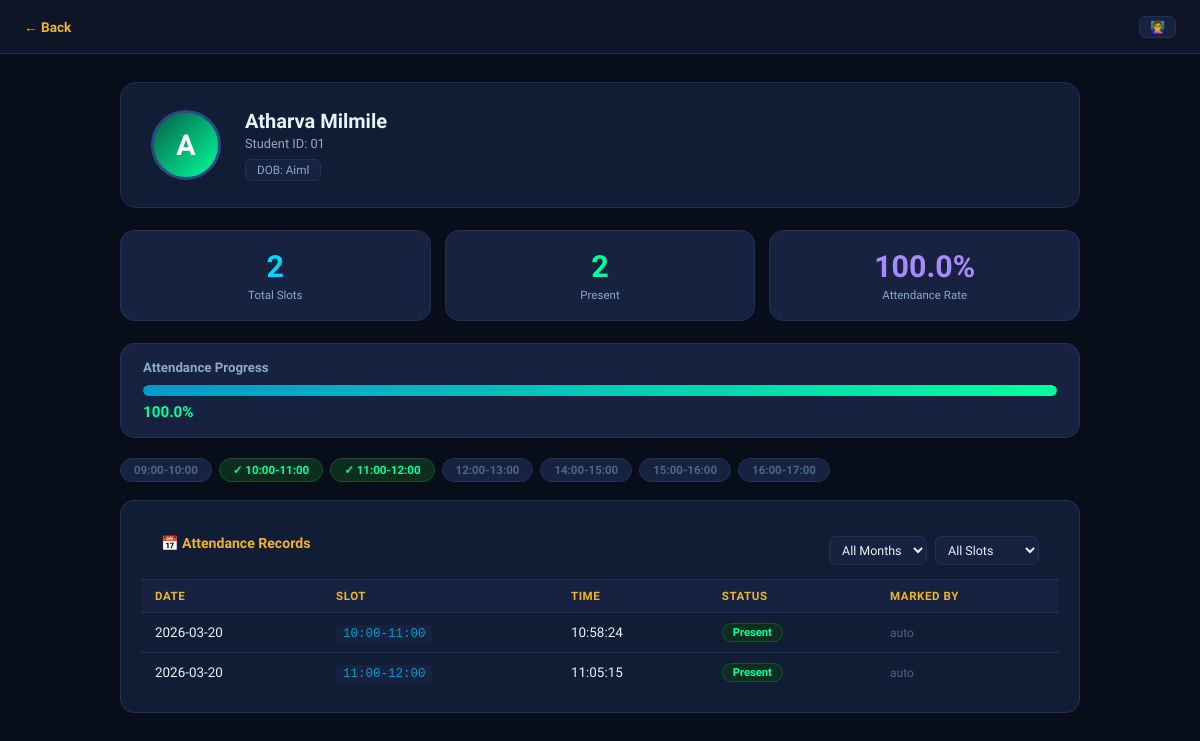
The app's page /teacher/student/01 (signed in), older data.
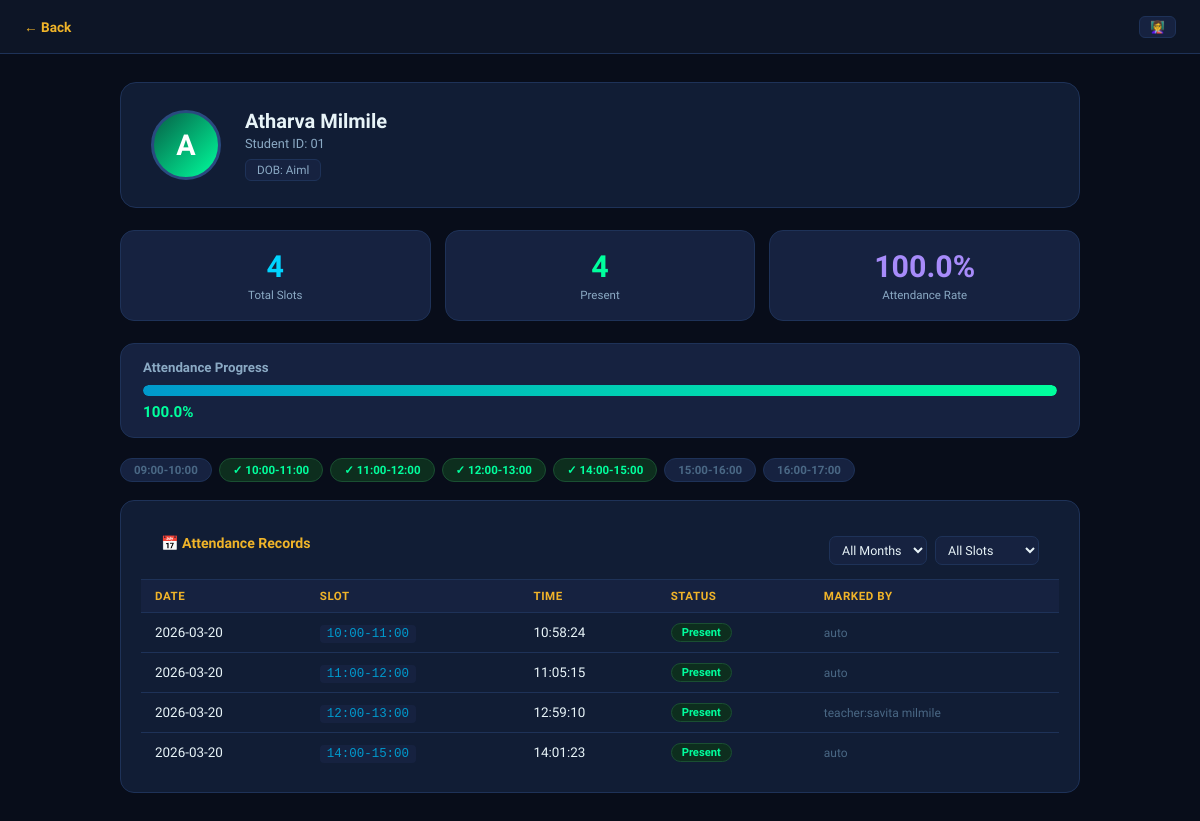
The same page, newer data.
### tables this page shows
CREATE TABLE students (
            id          INTEGER PRIMARY KEY AUTOINCREMENT,
            student_id  TEXT    UNIQUE NOT NULL,
            name        TEXT    NOT NULL,
            encoding    BLOB    NOT NULL,
            registered_at TIMESTAMP DEFAULT CURRENT_TIMESTAMP
        , class_branch TEXT NOT NULL DEFAULT '', dob TEXT NOT NULL DEFAULT '', photo_path TEXT DEFAULT '', class_name TEXT DEFAULT '', branch TEXT DEFAULT '');

CREATE TABLE attendance (
            id          INTEGER PRIMARY KEY AUTOINCREMENT,
            student_id  TEXT    NOT NULL,
            name        TEXT    NOT NULL,
            date        TEXT    NOT NULL,
            time        TEXT    NOT NULL,
            marked_at   TIMESTAMP DEFAULT CURRENT_TIMESTAMP, session TEXT NOT NULL DEFAULT 'Morning', status TEXT NOT NULL DEFAULT 'Present', slot TEXT NOT NULL DEFAULT '', marked_by TEXT DEFAULT 'auto',
            FOREIGN KEY (student_id) REFERENCES students(student_id)
        );

### app.py (the view)
@app.route("/teacher/student/<sid>")
@require_role("teacher", "admin")
def teacher_student_profile(sid):
    student = database.get_student_by_id(sid)
    if not student: return "Student not found", 404
    records     = database.get_student_attendance(sid)
    summary     = database.get_student_summary(sid)
    slots       = database.get_slots()
    today       = date.today().strftime("%Y-%m-%d")
    today_slots = {r.get("slot","") for r in records if r["date"] == today}
    months      = sorted({r["date"][:7] for r in records}, reverse=True)
    return render_template("teacher/student_profile.html",
        student      = student, records=records, summary=summary,
        slots        = slots,   today_slots=today_slots, months=months,
        teacher_name = session.get("name",""),
        back_url     = url_for("teacher_dashboard") if session.get("role")=="teacher"
                       else url_for("admin_dashboard"))

### app.py (called while the page is built)
def require_role(*roles):
    from functools import wraps
    def decorator(f):
        @wraps(f)
        def wrapped(*args, **kwargs):
            if "role" not in session or session["role"] not in roles:
                if request.headers.get("X-Requested-With") == "XMLHttpRequest" \
                   or request.is_json \
                   or request.method == "POST":
                    return jsonify({"ok": False, "msg": "Session expired. Please log in again."}), 401
                return redirect(url_for("login"))
            return f(*args, **kwargs)
        return wrapped
    return decorator

### database.py (called while the page is built)
def get_connection():
    os.makedirs("data", exist_ok=True)
    conn = sqlite3.connect(DB_PATH)
    conn.row_factory = sqlite3.Row
    return conn

def get_slots() -> list:
    s = get_all_settings()
    from datetime import datetime, timedelta
    fmt = "%H:%M"
    cur = datetime.strptime(s.get("day_start", "09:00"), fmt)
    end = datetime.strptime(s.get("day_end",   "17:00"), fmt)
    b_s = datetime.strptime(s.get("break_start","13:00"), fmt)
    b_e = datetime.strptime(s.get("break_end",  "14:00"), fmt)
    delta = timedelta(minutes=int(s.get("slot_duration", "60")))
    slots = []
    while cur < end:
        nxt = min(cur + delta, end)
        if cur >= b_e or nxt <= b_s:
            slots.append({"label": f"{cur.strftime(fmt)}-{nxt.strftime(fmt)}",
                          "start": cur.strftime(fmt), "end": nxt.strftime(fmt)})
        cur = nxt
    return slots

def get_all_settings() -> dict:
    conn = get_connection(); c = conn.cursor()
    c.execute("SELECT key,value FROM settings")
    rows = c.fetchall(); conn.close()
    return {r["key"]: r["value"] for r in rows}

def get_student_by_id(student_id) -> dict | None:
    conn = get_connection(); c = conn.cursor()
    c.execute("SELECT student_id,name,class_name,branch,dob,registered_at FROM students WHERE student_id=?",
              (str(student_id),))
    row = c.fetchone(); conn.close()
    return dict(row) if row else None

def get_student_attendance(student_id) -> list:
    conn = get_connection(); c = conn.cursor()
    c.execute("SELECT date,time,slot,status,marked_by FROM attendance WHERE student_id=? ORDER BY date DESC,slot",
              (str(student_id),))
    rows = c.fetchall(); conn.close(); return [dict(r) for r in rows]

### templates/teacher/student_profile.html (shortened to what this page needs)
<!DOCTYPE html>
<html lang="en">
<head>
<link rel="stylesheet" href="/static/css/shared.css">
</head>
<body>
<div class="topbar2">
  <a href="{{ back_url }}" class="back">← Back</a>
  <span style="background:var(--glass2);border:1px solid var(--border);border-radius:6px;
    padding:3px 10px;font-size:.75rem;color:var(--warning)">👩‍🏫 {{ teacher_name }}</span>
</div>
<div class="container">
  <div class="profile-card">
    <div class="avatar">{{ student.name[0]|upper }}</div>
    <div class="pi">
      <h2>{{ student.name }}</h2>
      <p>Student ID: {{ student.student_id }}</p>
      <div class="tags">
        <span class="tag">DOB: {{ student.dob or '—' }}</span>
      </div>
    </div>
  </div>
  <div class="stats cols3">
    <div class="sc c-cyan"><div class="num">{{ summary.total }}</div><div class="lbl">Total Slots</div></div>
    <div class="sc c-green"><div class="num">{{ summary.present }}</div><div class="lbl">Present</div></div>
    <div class="sc c-purple"><div class="num">{{ summary.percentage }}%</div><div class="lbl">Attendance Rate</div></div>
  </div>
  <div class="pbar-wrap">
    <h3>Attendance Progress</h3>
    <div class="pbar-track"><div class="pbar-fill" id="pb" style="width:0%"></div></div>
    <div class="pbar-lbl">{{ summary.percentage }}%</div>
  </div>
  {% if slots %}
  <div class="chips">
    {% for s in slots %}
    <div class="chip {{ 'hit' if s.label in today_slots else '' }}">
      {{ '✓ ' if s.label in today_slots else '' }}{{ s.label }}
    </div>
    {% endfor %}
  </div>
  {% endif %}
  <div class="card">
    <div class="ch">
      <h3>📅 Attendance Records</h3>
      <div style="display:flex;gap:8px">
        <select id="f-month" onchange="filterRows()" style="padding:5px 8px;background:var(--glass2);
          border:1px solid var(--border);border-radius:7px;color:var(--text);font-family:'Sora',sans-serif;font-size:.78rem;outline:none">
          <option value="">All Months</option>
        </select>
        <select id="f-slot" onchange="filterRows()" style="padding:5px 8px;background:var(--glass2);
          border:1px solid var(--border);border-radius:7px;color:var(--text);font-family:'Sora',sans-serif;font-size:.78rem;outline:none">
          <option value="">All Slots</option>
        </select>
      </div>
    </div>
    <div class="tbl-wrap"><table>
      <thead><tr><th style="color:var(--warning)">DATE</th><th style="color:var(--warning)">SLOT</th><th style="color:var(--warning)">TIME</th><th style="color:var(--warning)">STATUS</th><th style="color:var(--warning)">MARKED BY</th></tr></thead>
      <tbody id="rec-body">
        {% for rec in records %}
        <tr data-month="{{ rec.date[:7] }}" data-slot="{{ rec.slot or '' }}">
          <td>{{ rec.date }}</td>
          <td><span class="slot-code">{{ rec.slot or '—' }}</span></td>
          <td>{{ rec.time }}</td>
          <td><span class="bp">Present</span></td>
          <td style="color:var(--text3);font-size:.75rem">{{ rec.marked_by or 'auto' }}</td>
        </tr>
        {% else %}
        <tr><td colspan="5" style="text-align:center;color:var(--text3);padding:40px">No records yet.</td></tr>
        {% endfor %}
      </tbody>
    </table></div>
  </div>
</div>
</body>
</html>

### static/css/shared.css (style rules this page uses)
*,*::before,*::after { box-sizing:border-box;margin:0;padding:0 }
:root { --bg:#080d1a;--surface:#0d1526;--glass:#111d35;--glass2:#162240; --border:#1e3258;--border2:#2a4a7f; --accent:#00d4ff;--accent2:#0099cc; --danger:#ff4d6d;--success:#00ff9d;--warning:#f0b429;--purple:#7c3aed; --text:#e8f4f8;--text2:#8baac4;--text3:#4a6885; }
body { font-family:'Sora',sans-serif;background:var(--bg);color:var(--text);display:flex;min-height:100vh; }
.stats { display:grid;gap:14px;margin-bottom:22px; }
.stats.cols3 { grid-template-columns:repeat(3,1fr); }
.sc { background:var(--glass2);border:1px solid var(--border);border-radius:14px;padding:18px 20px;text-align:center; }
.sc .num { font-size:1.9rem;font-weight:700; }
.sc .lbl { font-size:.72rem;color:var(--text2);margin-top:4px; }
.c-cyan .num { color:var(--accent); }
.c-green .num { color:var(--success); }
.c-purple .num { color:#a78bfa; }
.card { background:var(--glass);border:1px solid var(--border);border-radius:14px;padding:20px;margin-bottom:18px; }
.card h3 { font-size:.9rem;font-weight:600;margin-bottom:14px; }
.tbl-wrap { overflow-x:auto; }
table { width:100%;border-collapse:collapse; }
thead th { padding:9px 14px;text-align:left;font-size:.72rem;font-weight:600;letter-spacing:.05em; background:var(--glass2);border-bottom:1px solid var(--border); }
tbody tr { border-bottom:1px solid var(--border);transition:background .15s; }
tbody tr:last-child { border-bottom:none; }
tbody td { padding:10px 14px;font-size:.84rem; }
.bp { display:inline-block;padding:2px 10px;border-radius:99px;font-size:.7rem;font-weight:600; background:#0d2e1e;color:var(--success);border:1px solid #1a4f32; }
.slot-code { font-family:monospace;font-size:.78rem;background:var(--glass2); border-radius:4px;padding:2px 7px;color:var(--accent2); }
.pbar-wrap { background:var(--glass2);border:1px solid var(--border);border-radius:14px;padding:16px 22px;margin-bottom:20px; }
.pbar-wrap h3 { font-size:.83rem;color:var(--text2);margin-bottom:10px; }
.pbar-track { background:var(--glass);border-radius:99px;height:11px;overflow:hidden; }
.pbar-fill { height:100%;border-radius:99px;background:linear-gradient(90deg,var(--accent2),var(--success)); transition:width 1s cubic-bezier(.4,0,.2,1); }
.pbar-lbl { font-size:.95rem;font-weight:700;color:var(--success);margin-top:7px; }
.chips { display:flex;gap:7px;flex-wrap:wrap;margin-bottom:18px; }
.chip { padding:4px 13px;border-radius:99px;font-size:.72rem;font-weight:600;white-space:nowrap; border:1px solid var(--border);background:var(--glass2);color:var(--text3); }
.chip.hit { background:#0d2e1e;color:var(--success);border-color:#1a4f32; }

### templates/teacher/student_profile.html (style rules this page uses)
body { display:block; }
.topbar2 { background:var(--surface);border-bottom:1px solid var(--border); padding:0 24px;height:54px;display:flex;align-items:center; justify-content:space-between;position:sticky;top:0;z-index:50; }
.back { color:var(--warning);text-decoration:none;font-size:.85rem;font-weight:600; }
.container { max-width:1000px;margin:0 auto;padding:28px 20px; }
.profile-card { background:var(--glass);border:1px solid var(--border);border-radius:16px; padding:26px 30px;display:flex;align-items:center;gap:24px;margin-bottom:22px; }
.avatar { width:70px;height:70px;border-radius:50%; background:linear-gradient(135deg,#065f46,var(--success)); display:flex;align-items:center;justify-content:center; font-size:1.8rem;font-weight:700;color:#fff;flex-shrink:0;border:3px solid var(--border2); }
.pi h2 { font-size:1.25rem;font-weight:700; }
.pi p { font-size:.8rem;color:var(--text2);margin-top:3px; }
.tags { display:flex;gap:8px;margin-top:8px;flex-wrap:wrap; }
.tag { background:var(--glass2);border:1px solid var(--border);border-radius:6px; padding:3px 11px;font-size:.73rem;color:var(--text2); }
.card { background:var(--glass);border:1px solid var(--border);border-radius:14px;overflow:hidden;margin-bottom:18px; }
.ch { padding:14px 20px;border-bottom:1px solid var(--border); display:flex;align-items:center;justify-content:space-between;flex-wrap:wrap;gap:8px; }
.ch h3 { font-size:.88rem;font-weight:600;color:var(--warning); }

Row changes from the older to the newer data that the page shows:
added attendance: date "2026-03-20", slot "12:00-13:00", time "12:59:10", marked_by "teacher:savita milmile"
added attendance: date "2026-03-20", slot "14:00-15:00", time "14:01:23", marked_by "auto"
Text that changed along with them:
{{ summary.total }}: "2" → "4"
{{ summary.present }}: "2" → "4"
new list line: "✓ 12:00-13:00"
new list line: "✓ 14:00-15:00"
list line gone: "12:00-13:00"
list line gone: "14:00-15:00"
